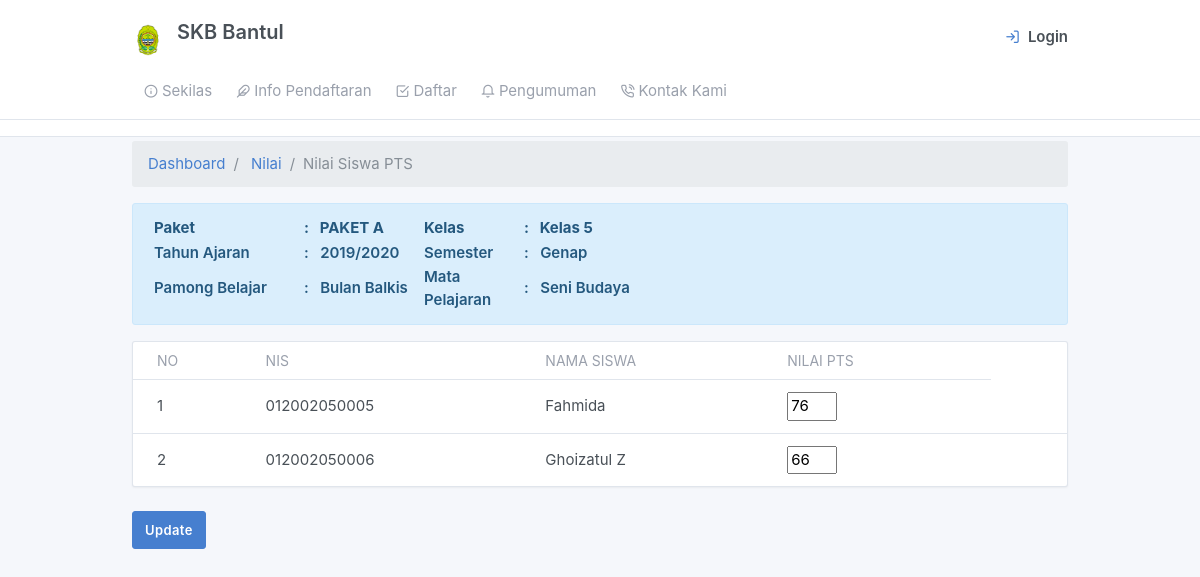
/admin/nilai_pts.php?idmapel=3&idrombel=2 (signed in), run on an earlier commit of the app's database.
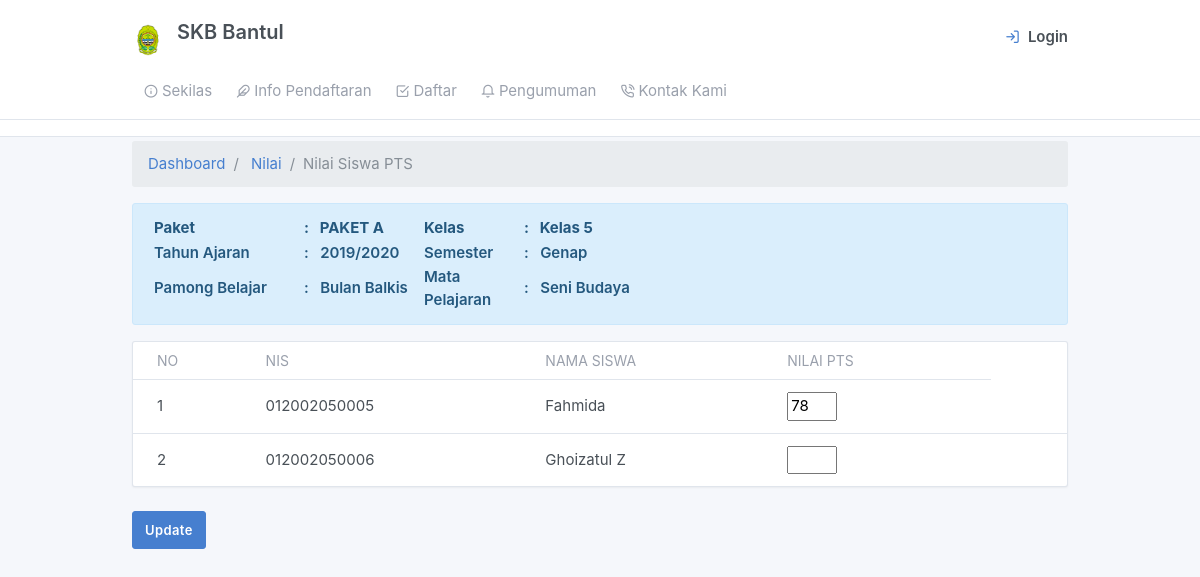
And on a later commit of the database.
### tables this page shows
CREATE TABLE `tb_rombel_siswa` (
  `romsiswa_id` int(11) NOT NULL,
  `rombel_id` int(11) NOT NULL,
  `nis` varchar(20) NOT NULL
);

CREATE TABLE `tb_nilai` (
  `nilai_id` int(11) NOT NULL,
  `nis` char(12) NOT NULL,
  `rombel_id` int(11) NOT NULL,
  `kelas_id` int(11) NOT NULL,
  `ta_id` int(11) DEFAULT NULL,
  `semester_id` int(11) DEFAULT NULL,
  `mapel_id` int(11) NOT NULL,
  `nilai_tugas` varchar(10) DEFAULT NULL,
  `nilai_pts` varchar(10) DEFAULT NULL,
  `nilai_pas_pat` varchar(10) DEFAULT NULL,
  `status` varchar(15) NOT NULL
);

CREATE TABLE `tb_siswa` (
  `nis` char(12) NOT NULL,
  `no_pendaftar` varchar(50) NOT NULL,
  `nama_siswa` varchar(50) NOT NULL,
  `siswa_status` enum('Aktif','Tidak Aktif','','') NOT NULL
);

### admin/nilai_pts.php (the view, shortened to what this page needs)
<?php include_once "cek_session.php"; include_once "views/main.php";?>
<div class="my-3 my-md-1">
  <div class="container">
  <ol class="breadcrumb">
  <li class="breadcrumb-item">
        <a href="../index.php">Dashboard</a>
      </li>
      <li class="breadcrumb-item">
        <a href="../admin/nilai.php">Nilai</a>
      </li>
        <li class="breadcrumb-item active">Nilai Siswa PTS</li>
  </ol>
  <?php
      $sql1=mysqli_query($connect, "SELECT (SELECT semester FROM tb_semester WHERE semester_status='Aktif') as semester,(SELECT mapel_nama FROM tb_mapel WHERE mapel_id='".$_GET['idmapel']."') AS mapel_nama,a.rombel_id,c.kelas_nama,f.paket_nama,b.ta_nama,e.pamong_nama FROM tb_rombel a JOIN tb_tahunajaran b ON a.ta_id=b.ta_id JOIN tb_kelas c ON a.kelas_id=c.kelas_id JOIN tb_pamong_belajar e ON a.nik=e.nik JOIN tb_paket f ON c.paket_id=f.paket_id WHERE a.ta_id=(SELECT ta_id FROM tb_tahunajaran WHERE ta_status='Aktif') AND a.rombel_id='".$_GET['idrombel']."'");
      $cek1= mysqli_num_rows($sql1);
      if($cek1>0){
      while ($data1= mysqli_fetch_array($sql1)) {
  ?>
  <div class="alert alert-info" role="alert">
    <table>
        <tr>
            <th style="text-align:left;" width="100px">Paket </th>
            <th style="text-align:left;" width="120px">: &nbsp&nbsp<?php echo $data1['paket_nama'] ?></th>
            <th style="text-align:left;" width="100px">Kelas </th>
        	<th style="text-align:left;" width="200px">: &nbsp&nbsp<?php echo $data1['kelas_nama'] ?></th>
        </tr>
        <tr>
        	<td><b>Tahun Ajaran </b></td>
          	<td><b>: &nbsp&nbsp<?php echo $data1['ta_nama'] ?></b></td>
        	<td><b>Semester </b></td>
          	<td><b>: &nbsp&nbsp<?php echo $data1['semester'] ?></b></td>
        </tr>
        <tr>
          <td style="text-align:left;"width="150px"><b>Pamong Belajar </b></td>
          <td><b>: &nbsp&nbsp<?php echo $data1['pamong_nama'] ?></b></td>
          <td><b>Mata Pelajaran </b></td>
          <td><b>:  &nbsp&nbsp<?php echo $data1['mapel_nama'] ?></b></td>
        </tr>
    </table>
    </div>
    <?php }} ?>
    <form method="post">
     <div class="">
        <div class="card">
          <div class="table-responsive">
            <table border="0px" style="border-collapse: collapse;" class="table card-table table-vcenter text-nowrap datatable" >
              <thead>
                <tr>
                    <th>No</th>
                    <th>NIS</th>
                    <th>Nama Siswa</th>
                    <th>Nilai PTS</th>
                 </tr>
              </thead>
              <tbody>
              	<?php
		      $no=1;
          $sql = mysqli_query($connect, "SELECT g.nama_siswa, a.nis, b.mapel_id, b.mapel_nama, b.mapel_kkm, f.ta_id, f.semester_id, c.rombel_id, d.kelas_id FROM `tb_rombel_siswa` AS a
          JOIN `tb_rombel` AS c ON c.`rombel_id` = a.`rombel_id`
          JOIN `tb_kelas` AS d ON d.`kelas_id`=c.`kelas_id`
          JOIN `tb_paket` AS e ON e.`paket_id`=d.`paket_id`
          JOIN `tb_mapel` AS b ON b.`paket_id`=d.`paket_id`
          JOIN `tb_tahunajaran` AS f ON f.`ta_id`=c.`ta_id`
          JOIN `tb_siswa` as g on g.`nis` = a.`nis`
           WHERE a.rombel_id='".$_GET['idrombel']."' AND f.semester_id=(SELECT semester_id FROM tb_semester WHERE semester_status='Aktif') and b.mapel_id = '".$_GET['idmapel']."'");
          $cek= mysqli_num_rows($sql);
		      if($cek>0){
		      while ($data= mysqli_fetch_assoc($sql)) {
						$nilai = mysqli_query($connect, "SELECT nilai_id, nilai_tugas, nilai_pts, nilai_pas_pat FROM tb_nilai WHERE nis='".$data['nis']."' AND rombel_id='".$_GET['idrombel']."' AND mapel_id='".$_GET['idmapel']."'");
					  $data_nilai = mysqli_fetch_array($nilai);
		  ?>
		  <tr>
		    <td><?php echo $no; ?></td>
		    <td><?php echo $data['nis']; ?><input type="text" name="nis[]" style="width: 50px;" hidden value="<?= $data['nis']?>" onkeyPress=""></td>
		    <td><?php echo $data['nama_siswa']; ?></td>
		    <td><input type="number" min="0" name="pts[]"  style="width: 50px;" value="<?= $data_nilai['nilai_pts']?>" onKeyPress=""></td>
        <td><?php echo $data['nilaiak'] ?></td>
		  </tr>
		  <?php
			$id_semester = $data['semester_id'];
			$no++;}} ?>
          </tbody>
          </table>
          </div>
        </div>
      </div>
      <?php
	  $q_nilai = mysqli_query($connect, "SELECT * FROM tb_nilai WHERE
	  semester_id = '$id_semester' and
	  rombel_id='".$_GET['idrombel']."' AND mapel_id='".$_GET['idmapel']."'");
	  $cek_nilai = mysqli_num_rows($q_nilai);
	  if($cek_nilai > 0){?>
      <button type="submit" name="ubah" class="btn btn-primary" role="button">Update</button>
      <?php } else {?>
      <button type="submit" name="tambah" class="btn btn-primary" role="button">Simpan</button>
      <?php }?>
    </div>
</div>

What changed in the data, as far as the page shows it:
changed through a linked row, tb_rombel_siswa "Fahmida": nilai_pts "76" → "78"
shown differently, row unchanged: tb_rombel_siswa "Ghoizatul Z": nilai_pts "66" → (not shown)
